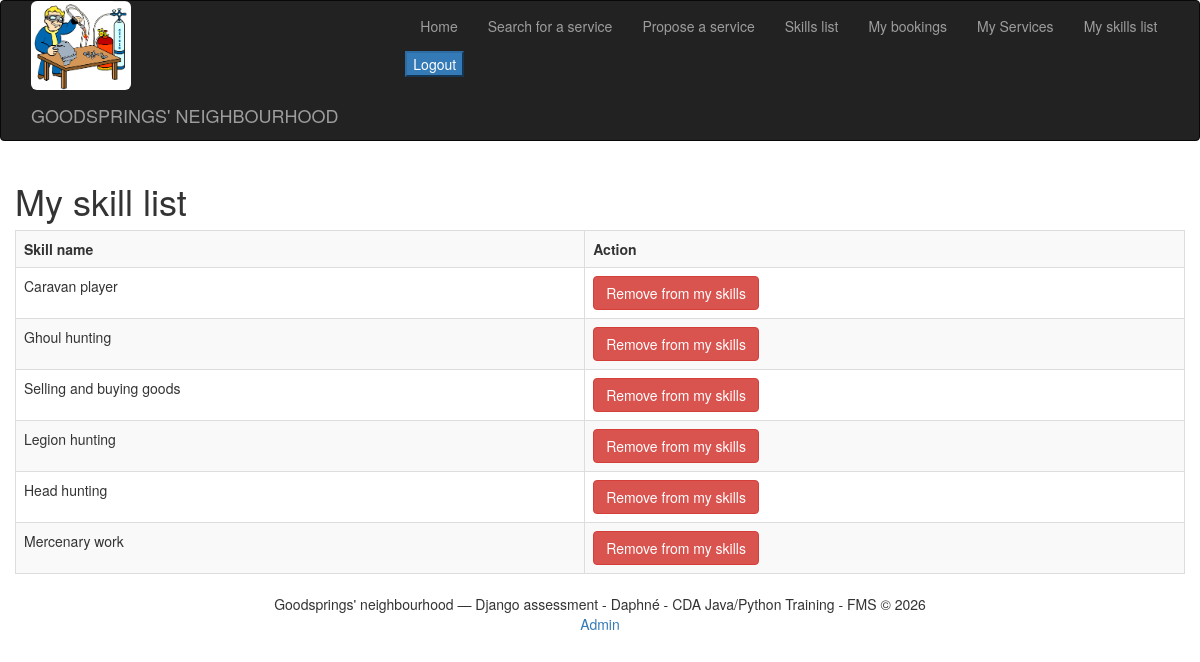
Screenshot of /skillbook/my_skill_list/ (signed in) with the database file from the repository.
### skillbook/models.py (models this page shows, shortened)
class UserSkill(models.Model):
    user = models.ForeignKey(User, on_delete=models.CASCADE)
    skill = models.ForeignKey(Skill, on_delete=models.CASCADE)

class Skill(models.Model):
    name = models.CharField(max_length=200)

### skillbook/views.py (the view)
# urls.py: path('my_skill_list/', views.get_my_skills, name='my_skill_list'),
@login_required
def get_my_skills(request: HttpRequest) -> HttpResponse:
    user_skills = UserSkill.objects.filter(user=request.user)
    return render(request, 'skillbook/my_skill_list.html', {'user_skills': user_skills})

### skillbook/templates/skillbook/my_skill_list.html (shortened to what this page needs)
{% extends "base.html" %}
{% block content %}
<h1 class="h1">My skill list</h1>
<table class="table table-striped table-bordered ">
    <tr>
        <th>Skill name</th>
        <th>Action</th>
    </tr>
    {% for skill in user_skills%}
    <tr>
        <td>{{ skill.skill.name }}</td>
        <td>
            <form method="post" action="{% url 'skillbook:remove_my_skill' skill.skill.id %}">
                <button type="submit" class="btn btn-danger">Remove from my skills</button>
            </form>
        </td>
    </tr>
    {% endfor %}
</table>
{% endblock %}

### rows the page displays
UserSkill: skill.name "Caravan player"
UserSkill: skill.name "Ghoul hunting"
UserSkill: skill.name "Selling and buying goods"
UserSkill: skill.name "Legion hunting"
UserSkill: skill.name "Head hunting"
UserSkill: skill.name "Mercenary work"
